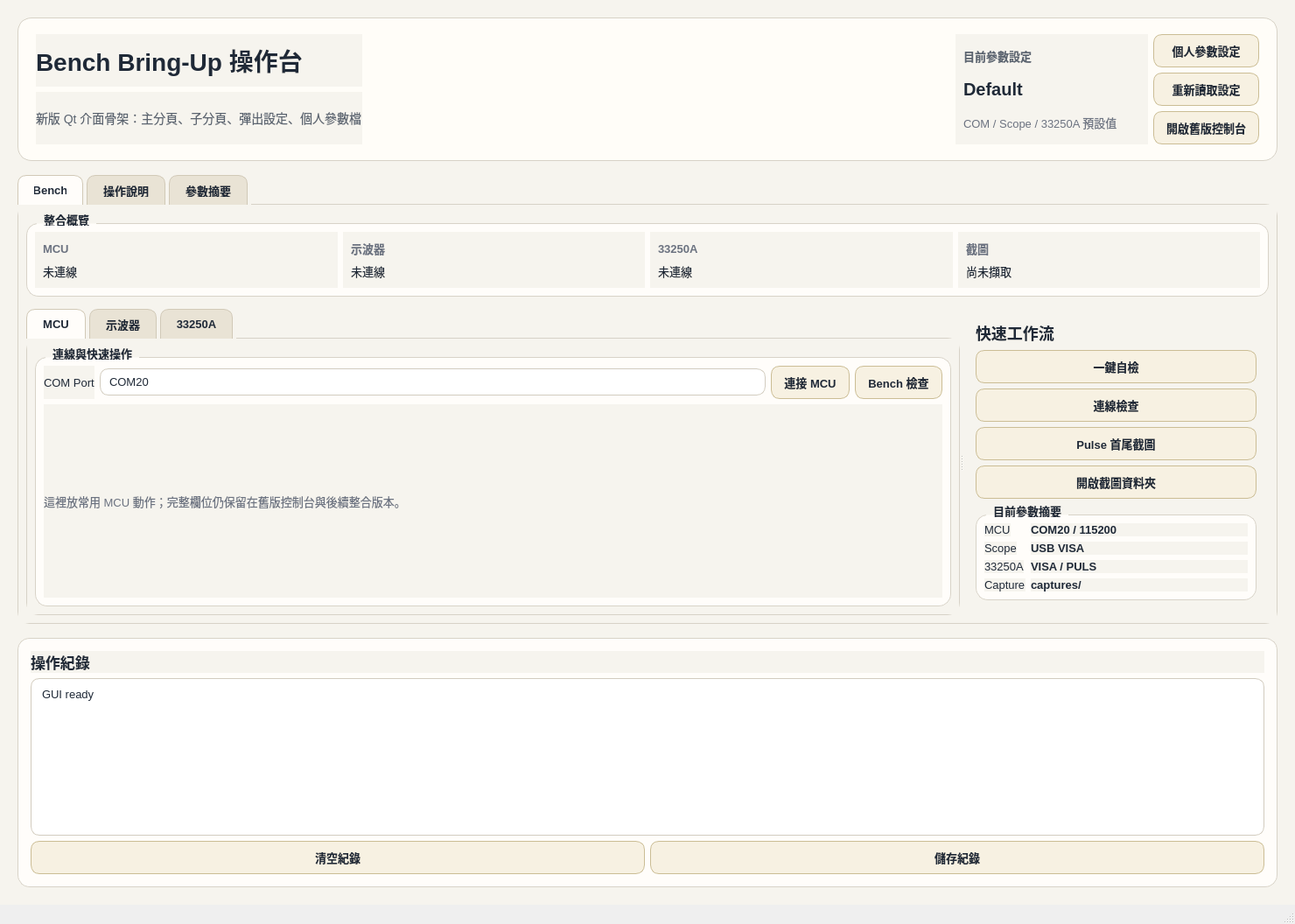
<?xml version="1.0" encoding="UTF-8"?>
<ui version="4.0">
 <class>MainWindow</class>
 <widget class="QMainWindow" name="MainWindow">
  <property name="geometry">
   <rect>
    <x>0</x>
    <y>0</y>
    <width>1480</width>
    <height>940</height>
   </rect>
  </property>
  <property name="windowTitle">
   <string>Pulse Bench Console</string>
  </property>
  <widget class="QWidget" name="centralwidget">
   <property name="styleSheet">
    <string notr="true">QWidget {
    background: #f6f4ee;
    color: #1f2937;
    font-family: "Segoe UI";
    font-size: 13px;
}
QFrame#headerFrame, QFrame.cardFrame, QFrame.sidePanel {
    background: #fffdf8;
    border: 1px solid #d7d2c7;
    border-radius: 16px;
}
QGroupBox {
    border: 1px solid #d8d3c8;
    border-radius: 14px;
    margin-top: 12px;
    font-weight: 700;
    background: #fffdfa;
}
QGroupBox::title {
    subcontrol-origin: margin;
    left: 12px;
    padding: 0 6px;
}
QPushButton {
    background: #f7f1e2;
    border: 1px solid #cbbd95;
    border-radius: 10px;
    padding: 8px 14px;
    font-weight: 600;
}
QPushButton:hover {
    background: #efe4c3;
}
QPushButton:pressed {
    background: #e3d4ab;
}
QPushButton#accentButton {
    background: #d97706;
    color: white;
    border-color: #b45309;
}
QPushButton#accentButton:hover {
    background: #ea8f22;
}
QLineEdit, QComboBox, QPlainTextEdit, QTextEdit {
    background: white;
    border: 1px solid #d2ccbf;
    border-radius: 10px;
    padding: 6px 8px;
}
QTabWidget::pane {
    border: 1px solid #d7d2c7;
    border-radius: 14px;
    top: -1px;
    background: #fffdfa;
}
QTabBar::tab {
    background: #e9e3d5;
    border: 1px solid #d1c9b7;
    border-bottom: none;
    border-top-left-radius: 10px;
    border-top-right-radius: 10px;
    padding: 9px 18px;
    margin-right: 4px;
    font-weight: 700;
}
QTabBar::tab:selected {
    background: #fffdfa;
}
QLabel#titleLabel {
    font-size: 28px;
    font-weight: 800;
}
QLabel#subtitleLabel {
    color: #5b6470;
    font-size: 14px;
}
QLabel.valueLabel {
    font-size: 22px;
    font-weight: 800;
}
QLabel.mutedLabel {
    color: #6b7280;
}
QFrame#logFrame {
    background: #fffdfa;
    border: 1px solid #d8d3c8;
    border-radius: 14px;
}
</string>
   </property>
   <layout class="QVBoxLayout" name="verticalLayout">
    <property name="spacing">
     <number>16</number>
    </property>
    <property name="leftMargin">
     <number>20</number>
    </property>
    <property name="topMargin">
     <number>20</number>
    </property>
    <property name="rightMargin">
     <number>20</number>
    </property>
    <property name="bottomMargin">
     <number>20</number>
    </property>
    <item>
     <widget class="QFrame" name="headerFrame">
      <layout class="QHBoxLayout" name="horizontalLayout_2">
       <property name="leftMargin">
        <number>20</number>
       </property>
       <property name="topMargin">
        <number>18</number>
       </property>
       <property name="rightMargin">
        <number>20</number>
       </property>
       <property name="bottomMargin">
        <number>18</number>
       </property>
       <item>
        <layout class="QVBoxLayout" name="verticalLayout_2">
         <item>
          <widget class="QLabel" name="titleLabel">
           <property name="text">
            <string>Bench Bring-Up 操作台</string>
           </property>
          </widget>
         </item>
         <item>
          <widget class="QLabel" name="subtitleLabel">
           <property name="text">
            <string>新版 Qt 介面骨架：主分頁、子分頁、彈出設定、個人參數檔</string>
           </property>
          </widget>
         </item>
        </layout>
       </item>
       <item>
        <spacer name="horizontalSpacer">
         <property name="orientation">
          <enum>Qt::Orientation::Horizontal</enum>
         </property>
         <property name="sizeHint" stdset="0">
          <size>
           <width>40</width>
           <height>20</height>
          </size>
         </property>
        </spacer>
       </item>
       <item>
        <widget class="QFrame" name="activeProfileCard">
         <property name="minimumSize">
          <size>
           <width>220</width>
           <height>0</height>
          </size>
         </property>
         <property name="frameShape">
          <enum>QFrame::Shape::NoFrame</enum>
         </property>
         <layout class="QVBoxLayout" name="verticalLayout_3">
          <item>
           <widget class="QLabel" name="labelActiveProfileTitle">
            <property name="text">
             <string>目前參數設定</string>
            </property>
            <property name="styleSheet">
             <string notr="true">font-weight: 700; color: #5b6470;</string>
            </property>
           </widget>
          </item>
          <item>
           <widget class="QLabel" name="labelActiveProfileValue">
            <property name="text">
             <string>Default</string>
            </property>
            <property name="styleSheet">
             <string notr="true">font-size: 20px; font-weight: 800;</string>
            </property>
           </widget>
          </item>
          <item>
           <widget class="QLabel" name="labelActiveProfileMeta">
            <property name="text">
             <string>COM / Scope / 33250A 預設值</string>
            </property>
            <property name="styleSheet">
             <string notr="true">color: #6b7280;</string>
            </property>
           </widget>
          </item>
         </layout>
        </widget>
       </item>
       <item>
        <layout class="QVBoxLayout" name="verticalLayout_4">
         <item>
          <widget class="QPushButton" name="btnOpenSettings">
           <property name="text">
            <string>個人參數設定</string>
           </property>
           <property name="objectName">
            <string>accentButton</string>
           </property>
          </widget>
         </item>
         <item>
          <widget class="QPushButton" name="btnReloadProfiles">
           <property name="text">
            <string>重新讀取設定</string>
           </property>
          </widget>
         </item>
         <item>
          <widget class="QPushButton" name="btnOpenClassicGui">
           <property name="text">
            <string>開啟舊版控制台</string>
           </property>
          </widget>
         </item>
        </layout>
       </item>
      </layout>
     </widget>
    </item>
    <item>
     <widget class="QTabWidget" name="mainTabs">
      <property name="currentIndex">
       <number>0</number>
      </property>
      <widget class="QWidget" name="tabBench">
       <attribute name="title">
        <string>Bench</string>
       </attribute>
       <layout class="QVBoxLayout" name="verticalLayout_5">
        <property name="spacing">
         <number>14</number>
        </property>
        <item>
         <widget class="QGroupBox" name="groupOverview">
          <property name="title">
           <string>整合概覽</string>
          </property>
          <layout class="QGridLayout" name="gridLayout">
           <item row="0" column="0">
            <widget class="QFrame" name="cardMcu">
             <property name="frameShape">
              <enum>QFrame::Shape::NoFrame</enum>
             </property>
             <property name="objectName">
              <string>cardFrame</string>
             </property>
             <layout class="QVBoxLayout" name="verticalLayout_6">
              <item>
               <widget class="QLabel" name="labelCardMcuTitle">
                <property name="text">
                 <string>MCU</string>
                </property>
                <property name="styleSheet">
                 <string notr="true">font-weight: 700; color: #6b7280;</string>
                </property>
               </widget>
              </item>
              <item>
               <widget class="QLabel" name="labelMcuSummary">
                <property name="text">
                 <string>未連線</string>
                </property>
                <property name="propertyClass">
                 <string>valueLabel</string>
                </property>
               </widget>
              </item>
             </layout>
            </widget>
           </item>
           <item row="0" column="1">
            <widget class="QFrame" name="cardScope">
             <property name="frameShape">
              <enum>QFrame::Shape::NoFrame</enum>
             </property>
             <property name="objectName">
              <string>cardFrame</string>
             </property>
             <layout class="QVBoxLayout" name="verticalLayout_7">
              <item>
               <widget class="QLabel" name="labelCardScopeTitle">
                <property name="text">
                 <string>示波器</string>
                </property>
                <property name="styleSheet">
                 <string notr="true">font-weight: 700; color: #6b7280;</string>
                </property>
               </widget>
              </item>
              <item>
               <widget class="QLabel" name="labelScopeSummary">
                <property name="text">
                 <string>未連線</string>
                </property>
                <property name="propertyClass">
                 <string>valueLabel</string>
                </property>
               </widget>
              </item>
             </layout>
            </widget>
           </item>
           <item row="0" column="2">
            <widget class="QFrame" name="cardGenerator">
             <property name="frameShape">
              <enum>QFrame::Shape::NoFrame</enum>
             </property>
             <property name="objectName">
              <string>cardFrame</string>
             </property>
             <layout class="QVBoxLayout" name="verticalLayout_8">
              <item>
               <widget class="QLabel" name="labelCardGeneratorTitle">
                <property name="text">
                 <string>33250A</string>
                </property>
                <property name="styleSheet">
                 <string notr="true">font-weight: 700; color: #6b7280;</string>
                </property>
               </widget>
              </item>
              <item>
               <widget class="QLabel" name="labelGeneratorSummary">
                <property name="text">
                 <string>未連線</string>
                </property>
                <property name="propertyClass">
                 <string>valueLabel</string>
                </property>
               </widget>
              </item>
             </layout>
            </widget>
           </item>
           <item row="0" column="3">
            <widget class="QFrame" name="cardCapture">
             <property name="frameShape">
              <enum>QFrame::Shape::NoFrame</enum>
             </property>
             <property name="objectName">
              <string>cardFrame</string>
             </property>
             <layout class="QVBoxLayout" name="verticalLayout_9">
              <item>
               <widget class="QLabel" name="labelCardCaptureTitle">
                <property name="text">
                 <string>截圖</string>
                </property>
                <property name="styleSheet">
                 <string notr="true">font-weight: 700; color: #6b7280;</string>
                </property>
               </widget>
              </item>
              <item>
               <widget class="QLabel" name="labelCaptureSummary">
                <property name="text">
                 <string>尚未擷取</string>
                </property>
                <property name="propertyClass">
                 <string>valueLabel</string>
                </property>
               </widget>
              </item>
             </layout>
            </widget>
           </item>
          </layout>
         </widget>
        </item>
        <item>
         <widget class="QSplitter" name="splitterBench">
          <property name="orientation">
           <enum>Qt::Orientation::Horizontal</enum>
          </property>
          <widget class="QTabWidget" name="benchSubTabs">
           <property name="currentIndex">
            <number>0</number>
           </property>
           <widget class="QWidget" name="tabBenchMcu">
            <attribute name="title">
             <string>MCU</string>
            </attribute>
            <layout class="QVBoxLayout" name="verticalLayout_10">
             <item>
              <widget class="QGroupBox" name="groupMcuConnection">
               <property name="title">
                <string>連線與快速操作</string>
               </property>
               <layout class="QGridLayout" name="gridLayout_2">
                <item row="0" column="0">
                 <widget class="QLabel" name="labelQuickCom">
                  <property name="text">
                   <string>COM Port</string>
                  </property>
                 </widget>
                </item>
                <item row="0" column="1">
                 <widget class="QLineEdit" name="editQuickCom">
                  <property name="text">
                   <string>COM20</string>
                  </property>
                 </widget>
                </item>
                <item row="0" column="2">
                 <widget class="QPushButton" name="btnQuickConnectMcu">
                  <property name="text">
                   <string>連接 MCU</string>
                  </property>
                 </widget>
                </item>
                <item row="0" column="3">
                 <widget class="QPushButton" name="btnQuickBenchCheck">
                  <property name="text">
                   <string>Bench 檢查</string>
                  </property>
                 </widget>
                </item>
                <item row="1" column="0" colspan="4">
                 <widget class="QLabel" name="labelMcuPanelHint">
                  <property name="text">
                   <string>這裡放常用 MCU 動作；完整欄位仍保留在舊版控制台與後續整合版本。</string>
                  </property>
                  <property name="styleSheet">
                   <string notr="true">color: #6b7280;</string>
                  </property>
                 </widget>
                </item>
               </layout>
              </widget>
             </item>
            </layout>
           </widget>
           <widget class="QWidget" name="tabBenchScope">
            <attribute name="title">
             <string>示波器</string>
            </attribute>
            <layout class="QVBoxLayout" name="verticalLayout_11">
             <item>
              <widget class="QGroupBox" name="groupScopeQuick">
               <property name="title">
                <string>示波器快速操作</string>
               </property>
               <layout class="QGridLayout" name="gridLayout_3">
                <item row="0" column="0">
                 <widget class="QLabel" name="labelScopeMode">
                  <property name="text">
                   <string>模式</string>
                  </property>
                 </widget>
                </item>
                <item row="0" column="1">
                 <widget class="QComboBox" name="comboScopeMode">
                  <item>
                   <property name="text">
                    <string>usb</string>
                   </property>
                  </item>
                  <item>
                   <property name="text">
                    <string>lan</string>
                   </property>
                  </item>
                 </widget>
                </item>
                <item row="0" column="2">
                 <widget class="QPushButton" name="btnScopeIdentify">
                  <property name="text">
                   <string>Identify</string>
                  </property>
                 </widget>
                </item>
                <item row="0" column="3">
                 <widget class="QPushButton" name="btnScopeCapture">
                  <property name="text">
                   <string>立即截圖</string>
                  </property>
                 </widget>
                </item>
                <item row="1" column="0" colspan="4">
                 <widget class="QLabel" name="labelScopeHint">
                  <property name="text">
                   <string>這裡適合放示波器常用控制；像 Trigger、Timebase、Capture 會做成比較乾淨的表單與彈窗。</string>
                  </property>
                  <property name="styleSheet">
                   <string notr="true">color: #6b7280;</string>
                  </property>
                 </widget>
                </item>
               </layout>
              </widget>
             </item>
            </layout>
           </widget>
           <widget class="QWidget" name="tabBenchGenerator">
            <attribute name="title">
             <string>33250A</string>
            </attribute>
            <layout class="QVBoxLayout" name="verticalLayout_12">
             <item>
              <widget class="QGroupBox" name="groupGeneratorQuick">
               <property name="title">
                <string>33250A 快速操作</string>
               </property>
               <layout class="QGridLayout" name="gridLayout_4">
                <item row="0" column="0">
                 <widget class="QLabel" name="labelGenMode">
                  <property name="text">
                   <string>模式</string>
                  </property>
                 </widget>
                </item>
                <item row="0" column="1">
                 <widget class="QComboBox" name="comboGenMode">
                  <item>
                   <property name="text">
                    <string>visa</string>
                   </property>
                  </item>
                  <item>
                   <property name="text">
                    <string>serial</string>
                   </property>
                  </item>
                 </widget>
                </item>
                <item row="0" column="2">
                 <widget class="QPushButton" name="btnGenIdentify">
                  <property name="text">
                   <string>Identify</string>
                  </property>
                 </widget>
                </item>
                <item row="0" column="3">
                 <widget class="QPushButton" name="btnGenOutputOn">
                  <property name="text">
                   <string>Output ON</string>
                  </property>
                 </widget>
                </item>
                <item row="1" column="0" colspan="4">
                 <widget class="QLabel" name="labelGenHint">
                  <property name="text">
                   <string>這裡放 33250A 的常用動作；波形、頻率、振幅、Trigger Source 會在後續版面中做成卡片式設定。</string>
                  </property>
                  <property name="styleSheet">
                   <string notr="true">color: #6b7280;</string>
                  </property>
                 </widget>
                </item>
               </layout>
              </widget>
             </item>
            </layout>
           </widget>
          </widget>
          <widget class="QFrame" name="rightActionPanel">
           <property name="frameShape">
            <enum>QFrame::Shape::NoFrame</enum>
           </property>
           <property name="objectName">
            <string>sidePanel</string>
           </property>
           <layout class="QVBoxLayout" name="verticalLayout_13">
            <property name="leftMargin">
             <number>14</number>
            </property>
            <property name="topMargin">
             <number>14</number>
            </property>
            <property name="rightMargin">
             <number>14</number>
            </property>
            <property name="bottomMargin">
             <number>14</number>
            </property>
            <item>
             <widget class="QLabel" name="labelQuickActionsTitle">
              <property name="text">
               <string>快速工作流</string>
              </property>
              <property name="styleSheet">
               <string notr="true">font-size: 18px; font-weight: 800;</string>
              </property>
             </widget>
            </item>
            <item>
             <widget class="QPushButton" name="btnActionBenchCheck">
              <property name="text">
               <string>一鍵自檢</string>
              </property>
             </widget>
            </item>
            <item>
             <widget class="QPushButton" name="btnActionConnectAll">
              <property name="text">
               <string>連線檢查</string>
              </property>
             </widget>
            </item>
            <item>
             <widget class="QPushButton" name="btnActionPulseCapture">
              <property name="text">
               <string>Pulse 首尾截圖</string>
              </property>
              <property name="objectName">
               <string>accentButton</string>
              </property>
             </widget>
            </item>
            <item>
             <widget class="QPushButton" name="btnActionOpenCaptureFolder">
              <property name="text">
               <string>開啟截圖資料夾</string>
              </property>
             </widget>
            </item>
            <item>
             <widget class="QGroupBox" name="groupCurrentPreset">
              <property name="title">
               <string>目前參數摘要</string>
              </property>
              <layout class="QFormLayout" name="formLayout">
               <item row="0" column="0">
                <widget class="QLabel" name="labelPresetComTitle">
                 <property name="text">
                  <string>MCU</string>
                 </property>
                </widget>
               </item>
               <item row="0" column="1">
                <widget class="QLabel" name="labelPresetComValue">
                 <property name="text">
                  <string>COM20 / 115200</string>
                 </property>
                 <property name="styleSheet">
                  <string notr="true">font-weight: 700;</string>
                 </property>
                </widget>
               </item>
               <item row="1" column="0">
                <widget class="QLabel" name="labelPresetScopeTitle">
                 <property name="text">
                  <string>Scope</string>
                 </property>
                </widget>
               </item>
               <item row="1" column="1">
                <widget class="QLabel" name="labelPresetScopeValue">
                 <property name="text">
                  <string>USB VISA</string>
                 </property>
                 <property name="styleSheet">
                  <string notr="true">font-weight: 700;</string>
                 </property>
                </widget>
               </item>
               <item row="2" column="0">
                <widget class="QLabel" name="labelPresetGenTitle">
                 <property name="text">
                  <string>33250A</string>
                 </property>
                </widget>
               </item>
               <item row="2" column="1">
                <widget class="QLabel" name="labelPresetGenValue">
                 <property name="text">
                  <string>VISA / PULS</string>
                 </property>
                 <property name="styleSheet">
                  <string notr="true">font-weight: 700;</string>
                 </property>
                </widget>
               </item>
               <item row="3" column="0">
                <widget class="QLabel" name="labelPresetCaptureTitle">
                 <property name="text">
                  <string>Capture</string>
                 </property>
                </widget>
               </item>
               <item row="3" column="1">
                <widget class="QLabel" name="labelPresetCaptureValue">
                 <property name="text">
                  <string>captures/</string>
                 </property>
                 <property name="styleSheet">
                  <string notr="true">font-weight: 700;</string>
                 </property>
                </widget>
               </item>
              </layout>
             </widget>
            </item>
            <item>
             <spacer name="verticalSpacer">
              <property name="orientation">
               <enum>Qt::Orientation::Vertical</enum>
              </property>
              <property name="sizeHint" stdset="0">
               <size>
                <width>20</width>
                <height>40</height>
               </size>
              </property>
             </spacer>
            </item>
           </layout>
          </widget>
         </widget>
        </item>
       </layout>
      </widget>
      <widget class="QWidget" name="tabGuide">
       <attribute name="title">
        <string>操作說明</string>
       </attribute>
       <layout class="QVBoxLayout" name="verticalLayout_14">
        <item>
         <widget class="QTextBrowser" name="textGuide">
          <property name="html">
           <string>&lt;html&gt;&lt;head/&gt;&lt;body&gt;&lt;h3&gt;Bench Workflow&lt;/h3&gt;&lt;ol&gt;&lt;li&gt;先確認 MCU、示波器、33250A 都能 Identify。&lt;/li&gt;&lt;li&gt;在個人參數設定裡存好你自己的 COM、VISA、Capture 路徑。&lt;/li&gt;&lt;li&gt;從 Bench 分頁進入常用動作；更細的設定放在子分頁或設定視窗。&lt;/li&gt;&lt;li&gt;需要整理版面時，直接用 Qt Designer 打開 main_window.ui。&lt;/li&gt;&lt;/ol&gt;&lt;p&gt;這版是新的 UI 骨架，先專注把介面做乾淨，控制邏輯可以逐步接回來。&lt;/p&gt;&lt;/body&gt;&lt;/html&gt;</string>
          </property>
         </widget>
        </item>
      </layout>
      </widget>
      <widget class="QWidget" name="tabProfiles">
       <attribute name="title">
        <string>參數摘要</string>
       </attribute>
       <layout class="QVBoxLayout" name="verticalLayout_15">
        <item>
         <widget class="QTextEdit" name="textProfilePreview">
          <property name="readOnly">
           <bool>true</bool>
          </property>
          <property name="plainText">
           <string>這裡會顯示目前個人參數設定的摘要與 JSON 預覽。</string>
          </property>
         </widget>
        </item>
       </layout>
      </widget>
     </widget>
    </item>
    <item>
     <widget class="QFrame" name="logFrame">
      <property name="frameShape">
       <enum>QFrame::Shape::NoFrame</enum>
      </property>
      <layout class="QVBoxLayout" name="verticalLayout_16">
       <property name="leftMargin">
        <number>14</number>
       </property>
       <property name="topMargin">
        <number>14</number>
       </property>
       <property name="rightMargin">
        <number>14</number>
       </property>
       <property name="bottomMargin">
        <number>14</number>
       </property>
       <item>
        <widget class="QLabel" name="labelLogTitle">
         <property name="text">
          <string>操作紀錄</string>
         </property>
         <property name="styleSheet">
          <string notr="true">font-size: 17px; font-weight: 800;</string>
         </property>
        </widget>
       </item>
       <item>
        <widget class="QPlainTextEdit" name="textLog">
         <property name="minimumSize">
          <size>
           <width>0</width>
           <height>180</height>
          </size>
         </property>
         <property name="readOnly">
          <bool>true</bool>
         </property>
         <property name="plainText">
          <string>GUI ready</string>
         </property>
        </widget>
       </item>
       <item>
        <layout class="QHBoxLayout" name="horizontalLayout_3">
         <item>
          <widget class="QPushButton" name="btnClearLog">
           <property name="text">
            <string>清空紀錄</string>
           </property>
          </widget>
         </item>
         <item>
          <widget class="QPushButton" name="btnSaveLog">
           <property name="text">
            <string>儲存紀錄</string>
           </property>
          </widget>
         </item>
        </layout>
       </item>
      </layout>
     </widget>
    </item>
   </layout>
  </widget>
  <widget class="QMenuBar" name="menubar">
   <property name="geometry">
    <rect>
     <x>0</x>
     <y>0</y>
     <width>1480</width>
     <height>22</height>
    </rect>
   </property>
  </widget>
  <widget class="QStatusBar" name="statusbar"/>
 </widget>
 <resources/>
 <connections/>
</ui>
